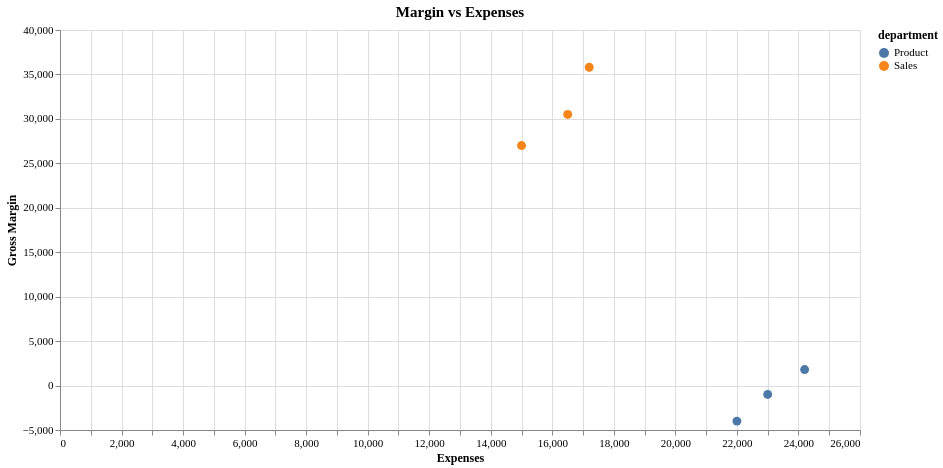

Here is the Vega-Lite specification saved for this chart:
### Vega-Lite specification from a JSON file in a GitHub repository (floating-point values rounded to 4 significant figures)
{"config": {"view": {"continuousWidth": 300, "continuousHeight": 300, "stroke": "#d9e2ec"}, "axis": {"labelAngle": 0, "labelFontSize": 11, "titleFontSize": 12, "titleFontWeight": 600, "labelFont": "Hanken Grotesk", "titleFont": "Hanken Grotesk"}, "legend": {"labelFontSize": 11, "titleFontSize": 12, "titleFontWeight": 600, "labelFont": "Hanken Grotesk", "titleFont": "Hanken Grotesk"}, "title": {"fontSize": 15, "fontWeight": 600, "subtitleFontSize": 12, "subtitleFontWeight": 400, "font": "Hanken Grotesk", "subtitleFont": "Hanken Grotesk"}}, "data": {"name": "data-c971226df92a2fdaac39cf41a898c3e8"}, "mark": {"type": "circle", "size": 80}, "encoding": {"color": {"field": "department", "type": "nominal"}, "opacity": {"condition": {"param": "param_da46cb0ab065acf5", "value": 1}, "value": 0.2}, "tooltip": [{"field": "expenses", "type": "quantitative"}, {"field": "gross_margin", "type": "quantitative"}, {"field": "department", "type": "nominal"}], "x": {"axis": {"labelAngle": 0}, "field": "expenses", "title": "Expenses", "type": "quantitative"}, "y": {"field": "gross_margin", "title": "Gross Margin", "type": "quantitative"}}, "height": 400, "params": [{"name": "param_da46cb0ab065acf5", "select": {"type": "point", "fields": ["department"]}, "bind": "legend"}], "title": "Margin vs Expenses", "width": 800, "$schema": "https://vega.github.io/schema/vega-lite/v6.4.1.json", "datasets": {"data-c971226df92a2fdaac39cf41a898c3e8": [{"department": "Sales", "expenses": 15000.0, "gross_margin": 27000.0}, {"department": "Product", "expenses": 23000.0, "gross_margin": -1000.0}, {"department": "Sales", "expenses": 17200.0, "gross_margin": 35800.0}, {"department": "Sales", "expenses": 16500.0, "gross_margin": 30500.0}, {"department": "Product", "expenses": 24200.0, "gross_margin": 1800.0}, {"department": "Product", "expenses": 22000.0, "gross_margin": -4000.0}]}}
